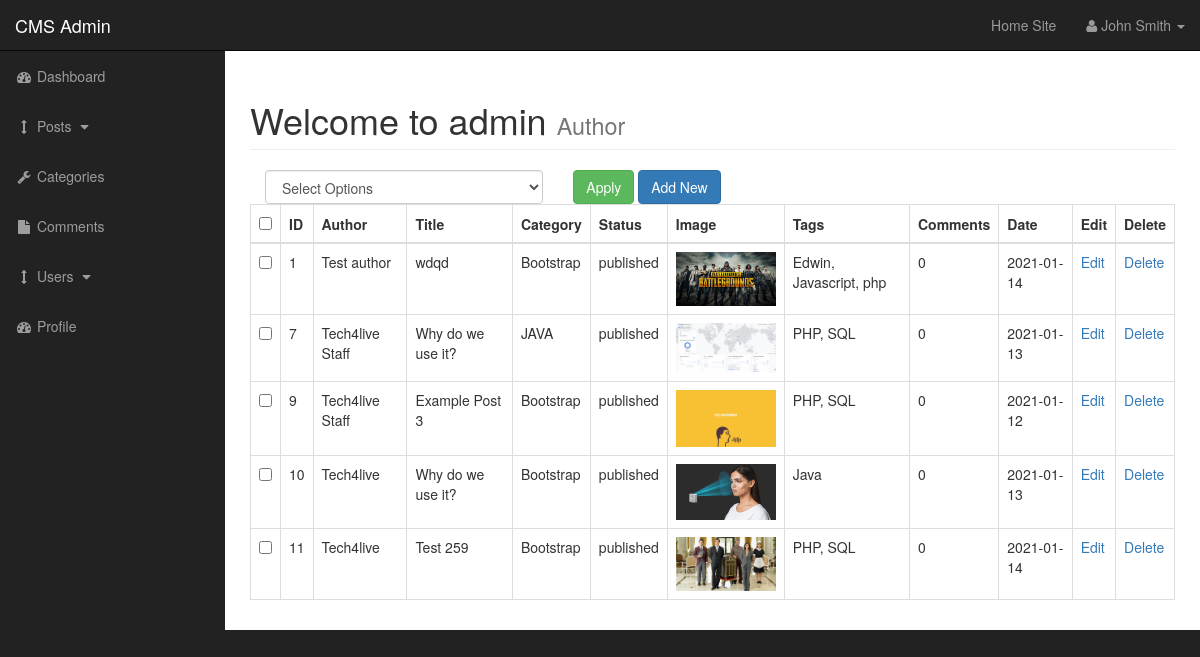
Screenshot of /admin/posts.php (signed in) with the database file from the repository.
### tables this page shows
CREATE TABLE `posts` (
  `post_id` int(3) NOT NULL,
  `post_category_id` int(3) NOT NULL,
  `post_title` varchar(255) NOT NULL,
  `post_author` varchar(255) NOT NULL,
  `post_date` date NOT NULL,
  `post_image` text NOT NULL,
  `post_content` text NOT NULL,
  `post_tags` varchar(255) NOT NULL,
  `post_comment_count` int(11) NOT NULL,
  `post_status` varchar(255) NOT NULL DEFAULT 'draft'
);

CREATE TABLE `categories` (
  `cat_id` int(3) NOT NULL,
  `cat_title` varchar(300) NOT NULL
);

### admin/includes/view_all_posts.php (the view, shortened to what this page needs)
<form action="" method="post">
<table class="table table-bordered table-hover">
    <div id="bulkOptionContainer" class="col-xs-4">
        <select class="form-control" name="bulk_options" id="">
        <option value="">Select Options</option>
        </select>
        </div>
    <div class="col-xs-4">
<input type="submit" name="submit" class="btn btn-success" value="Apply">
<a class="btn btn-primary" href="posts.php?source=add_post">Add New</a>
 </div>
                            <thead>
                                <tr>
                                    <th><input id="selectAllBoxes" type="checkbox"></th>
                                    <th>ID</th>
                                    <th>Author</th>
                                    <th>Title</th>
                                    <th>Category</th>
                                    <th>Status</th>
                                    <th>Image</th>
                                    <th>Tags</th>
                                    <th>Comments</th>
                                    <th>Date</th>
                                    <th>Edit</th>
                                    <th>Delete</th>
                                </tr>
                            </thead>
                            <tbody>
                                <?php
                                        $query = "SELECT * FROM posts";
                                        $select_posts = mysqli_query($connection, $query);
                                        while($row = mysqli_fetch_assoc($select_posts)) {
                                            $post_id = $row['post_id'];
                                            $post_author = $row['post_author'];
                                            $post_title = $row['post_title'];
                                            $post_category_id = $row['post_category_id'];
                                            $post_status = $row['post_status'];
                                            $post_image = $row['post_image'];
                                            $post_tags = $row['post_tags'];
                                            $post_comment_count = $row['post_comment_count'];
                                            $post_date = $row['post_date'];
                                            echo "<tr>";
                                            ?>
                                <td><input class='checkBoxes' type='checkbox' name='checkBoxArray[]' value='<?php echo $post_id; ?>'></td>
                                <?php
                                            echo"<td>{$post_id}</td>";
                                            echo"<td>{$post_author}</td>";
                                            echo"<td>{$post_title}</td>";
                                            $query = "SELECT * FROM categories WHERE cat_id = {$post_category_id}";
                                            $select_categories_id = mysqli_query($connection, $query);
                                            while($row = mysqli_fetch_assoc($select_categories_id)) {
                                            $cat_title = $row['cat_title'];
                                            echo"<td>{$cat_title}</td>";
                                            }
                                            echo"<td>{$post_status}</td>";
                                            echo"<td><img width = '100' src ='../images/$post_image' alt = 'image'></td>";
                                            echo"<td>{$post_tags}</td>";
                                            echo"<td>{$post_comment_count}</td>";
                                            echo"<td>{$post_date}</td>";
                                            echo"<td><a href = 'posts.php?source=edit_post&p_id={$post_id}'>Edit</a></td>";
                                            echo"<td><a href = 'posts.php?delete={$post_id}'>Delete</a></td>";
                                            echo "</tr>";
                                        }
                                ?>
                            </tbody>
                        </table>
    </form>

### admin/includes/admin_header.php (shortened to what this page needs)
<!DOCTYPE html>
<html lang="en">
<head>
    <link href="css/bootstrap.min.css" rel="stylesheet">
    <link href="css/sb-admin.css" rel="stylesheet">
    <link href="font-awesome/css/font-awesome.min.css" rel="stylesheet" type="text/css">
</head>
<body>

### admin/posts.php (shortened to what this page needs)
<?php include "includes/admin_header.php"; ?>
    <div id="wrapper">
 <?php include "includes/admin_navigation.php"; ?>
        <div id="page-wrapper">
            <div class="container-fluid">
                <div class="row">
                    <div class="col-lg-12">
                    <h1 class="page-header">
                            Welcome to admin
                            <small>Author</small>
                        </h1>
                        <?php
                        if(isset($_GET['source'])) {
                            $source = $_GET['source'];
                        } else {
                            $source = '';
                        }
                        switch($source) {
                            default:
                                include "includes/view_all_posts.php";
                                break;
                        }
                        ?>
                </div>
            </div>
        </div>
        <?php include "includes/admin_footer.php" ?>

### admin/includes/admin_navigation.php (shortened to what this page needs)
<nav class="navbar navbar-inverse navbar-fixed-top" role="navigation">
    <div class="navbar-header">
        <a class="navbar-brand" href="index.php">CMS Admin</a>
    </div>
    <ul class="nav navbar-right top-nav">
        <li><a href ="../index.php">Home Site</a></li>
        <li class="dropdown">
            <a href="#" class="dropdown-toggle" data-toggle="dropdown"><i class="fa fa-user"></i> John Smith <b class="caret"></b></a>
        </li>
    </ul>
    <div class="collapse navbar-collapse navbar-ex1-collapse">
        <ul class="nav navbar-nav side-nav">
            <li>
                <a href="index.php"><i class="fa fa-fw fa-dashboard"></i> Dashboard</a>
            </li>
            <li>
                <a href="javascript:;" data-toggle="collapse" data-target="#posts_dropdown"><i class="fa fa-fw fa-arrows-v"></i> Posts <i class="fa fa-fw fa-caret-down"></i></a>
            </li>
            <li>
                <a href="./categories.php"><i class="fa fa-fw fa-wrench"></i> Categories </a>
            </li>
            <li class="">
                <a href="./comments.php"><i class="fa fa-fw fa-file"></i> Comments </a>
            </li>
            <li>
                <a href="javascript:;" data-toggle="collapse" data-target="#demo"><i class="fa fa-fw fa-arrows-v"></i> Users <i class="fa fa-fw fa-caret-down"></i></a>
            </li>
            <li>
                <a href="profile.php"><i class="fa fa-fw fa-dashboard"></i> Profile</a>
            </li>
        </ul>
    </div>
</nav>

### admin/includes/admin_footer.php (shortened to what this page needs)
</div>
</body>
</html>

### admin/css/sb-admin.css (style rules this page uses)
body { margin-top: 100px; background-color: #222; }
@media (min-width:768px) { body { margin-top: 50px; } }
#wrapper { padding-left: 0; }
#page-wrapper { width: 100%; padding: 0; background-color: #fff; }
@media (min-width:768px) { #wrapper { padding-left: 225px; } }
@media (min-width:768px) { #page-wrapper { padding: 10px; } }
.top-nav { padding: 0 15px; }
.top-nav>li { display: inline-block; float: left; }
.top-nav>li>a { padding-top: 15px; padding-bottom: 15px; line-height: 20px; color: #999; }
@media (min-width:768px) { .side-nav { position: fixed; top: 51px; left: 225px; width: 225px; margin-left: -225px; border: none; border-radius: 0; overflow-y: auto; background-color: #222; } }
@media (min-width:768px) { .side-nav>li>a { width: 225px; } }

### rows the page displays
posts: post_id "1", post_author "Test author", post_title "wdqd", post_status "published", post_image (picture), post_tags "Edwin, Javascript, php", post_comment_count "0", post_date "2021-01-14"
categories: cat_title "Bootstrap"
posts: post_id "7", post_author "Tech4live Staff", post_title "Why do we use it?", post_status "published", post_image (picture), post_tags "PHP, SQL", post_comment_count "0", post_date "2021-01-13"
categories: cat_title "JAVA"
posts: post_id "9", post_author "Tech4live Staff", post_title "Example Post 3", post_status "published", post_image (picture), post_tags "PHP, SQL", post_comment_count "0", post_date "2021-01-12"
posts: post_id "10", post_author "Tech4live", post_title "Why do we use it?", post_status "published", post_image (picture), post_tags "Java", post_comment_count "0", post_date "2021-01-13"
posts: post_id "11", post_author "Tech4live", post_title "Test 259", post_status "published", post_image (picture), post_tags "PHP, SQL", post_comment_count "0", post_date "2021-01-14"
